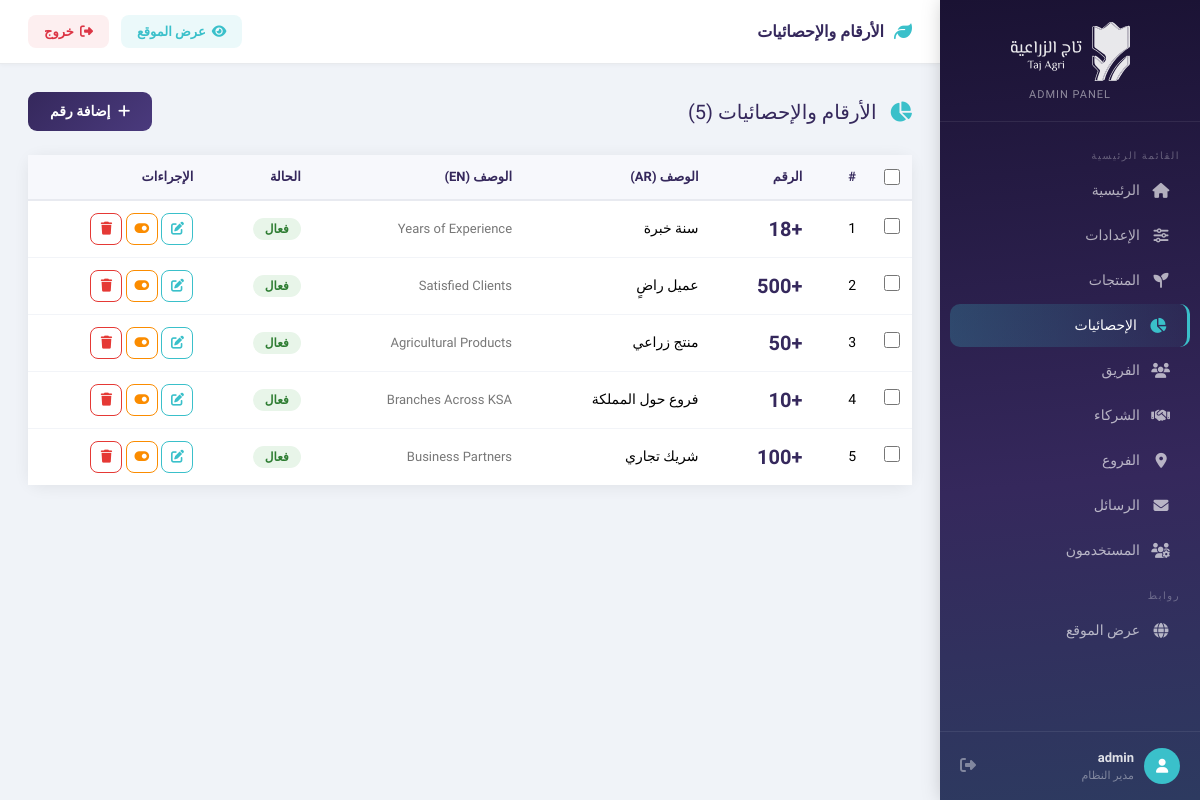
Page /admin/numbers.php (signed in) on the committed database.
### tables this page shows
CREATE TABLE `numbers` (
  `id` int(11) NOT NULL,
  `number` varchar(50) NOT NULL,
  `description_ar` varchar(255) DEFAULT NULL,
  `description_en` varchar(255) DEFAULT NULL,
  `sort_order` int(11) DEFAULT 0,
  `status` enum('active','not_active') DEFAULT 'active',
  `created_at` timestamp NOT NULL DEFAULT current_timestamp(),
  `updated_at` timestamp NOT NULL DEFAULT current_timestamp() ON UPDATE current_timestamp()
);

### config.php (called while the page is built, shortened)
<?php
function db() {
    static $pdo = null;
    if ($pdo === null) {
        try {
            $pdo = new PDO(
                'mysql:host=' . DB_HOST . ';dbname=' . DB_NAME . ';charset=utf8mb4',
                DB_USER, DB_PASS,
                [PDO::ATTR_ERRMODE => PDO::ERRMODE_EXCEPTION,
                 PDO::ATTR_DEFAULT_FETCH_MODE => PDO::FETCH_ASSOC]
            );
        } catch (PDOException $e) {
            die('<div style="padding:20px;font-family:sans-serif;color:red;">Database connection failed: ' . $e->getMessage() . '</div>');
        }
    }
    return $pdo;
}

### admin/numbers.php (the view, shortened to what this page needs)
<?php
require_once __DIR__ . '/../config.php';
$rows = db()->query('SELECT * FROM numbers ORDER BY sort_order, id')->fetchAll();
require_once 'includes/header.php';
?>
<div class="d-flex justify-content-between align-items-center mb-4">
    <h5 class="mb-0" style="color:var(--brand);">
        <i class="fas fa-chart-pie me-2" style="color:var(--teal);"></i> الأرقام والإحصائيات (<?= count($rows) ?>)
    </h5>
    <a href="number_edit.php" class="btn btn-brand btn-sm"><i class="fas fa-plus me-1"></i> إضافة رقم</a>
</div>
<form id="bulkForm" method="post">
<div class="card">
    <div class="card-body p-0">
        <table class="table mb-0">
            <thead>
                <tr>
                    <th class="check-col"><input type="checkbox" id="selectAll"></th>
                    <th>#</th><th>الرقم</th><th>الوصف (AR)</th><th>الوصف (EN)</th><th>الحالة</th><th>الإجراءات</th>
                </tr>
            </thead>
            <tbody>
            <?php foreach ($rows as $i => $r): ?>
            <tr>
                <td class="check-col"><input type="checkbox" class="row-check" name="ids[]" value="<?= $r['id'] ?>"></td>
                <td><?= $i + 1 ?></td>
                <td><strong style="font-size:20px;color:var(--brand);"><?= htmlspecialchars($r['number']) ?></strong></td>
                <td><?= htmlspecialchars($r['description_ar']) ?></td>
                <td style="font-size:13px;color:#777;"><?= htmlspecialchars($r['description_en']) ?></td>
                <td><?= $r['status']==='active' ? '<span class="badge-on">فعال</span>' : '<span class="badge-off">غير فعال</span>' ?></td>
                <td>
                    <a href="number_edit.php?id=<?= $r['id'] ?>" class="btn-sm-action btn-edit" title="تعديل"><i class="fas fa-edit"></i></a>
                    <a href="?toggle=<?= $r['id'] ?>" class="btn-sm-action btn-tog" title="تبديل"><i class="fas fa-toggle-<?= $r['status']==='active'?'on':'off' ?>"></i></a>
                    <a href="?delete=<?= $r['id'] ?>" class="btn-sm-action btn-del btn-delete-confirm" title="حذف"><i class="fas fa-trash"></i></a>
                </td>
            </tr>
            <?php endforeach; ?>
            </tbody>
        </table>
    </div>
</div>
</form>
<?php require_once 'includes/footer.php'; ?>

### admin/includes/header.php (style rules this page uses)
:root { --brand: #35285C; --brand2: #4a3a7d; --teal: #3AC0CA; --teal2: #2a9eaa; --green: #7EB595; --bg: #f0f3f8; --sidebar: 260px; --radius: 14px; --shadow: 0 2px 16px rgba(0,0,0,.07); }
* { font-family:'El Messiri',sans-serif;box-sizing:border-box; }
body { background:var(--bg);margin:0;padding:0; }
a { text-decoration:none; }
.card { border:none;border-radius:var(--radius);box-shadow:var(--shadow);background:#fff; }
.card-body { padding:20px; }
.table { border-collapse:separate;border-spacing:0; }
.table thead th { background:#f7f8fc;color:var(--brand);font-weight:700;font-size:13px;border-bottom:2px solid #e8eaf0;padding:12px 16px; }
.table tbody td { padding:12px 16px;vertical-align:middle;font-size:14px;border-bottom:1px solid #f2f4f8; }
.table tbody tr:last-child td { border-bottom:none; }
.badge-on { background:#e8f5e9;color:#2e7d32;padding:4px 12px;border-radius:20px;font-size:12px;font-weight:600; }
.btn-brand { background:linear-gradient(135deg,var(--brand),var(--brand2));color:#fff;border:none;border-radius:9px;padding:9px 22px;font-weight:600;font-family:'El Messiri',sans-serif;font-size:14px;transition:.2s; }
.btn-sm-action { width:32px;height:32px;border-radius:8px;border:1.5px solid;display:inline-flex;align-items:center;justify-content:center;font-size:13px;transition:.2s;cursor:pointer;background:transparent; }
.btn-edit { border-color:#3AC0CA;color:#3AC0CA; }
.btn-del { border-color:#e53935;color:#e53935; }
.btn-tog { border-color:#fb8c00;color:#fb8c00; }
th.check-col,td.check-col { width:40px;text-align:center;padding:8px 6px!important; }
input[type=checkbox].row-check,input[type=checkbox]#selectAll { width:16px;height:16px;cursor:pointer;accent-color:var(--teal); }

### rows in the picture
numbers: number "+18", description_ar "سنة خبرة", description_en "Years of Experience", status "فعال"
numbers: number "+500", description_ar "عميل راضٍ", description_en "Satisfied Clients", status "فعال"
numbers: number "+50", description_ar "منتج زراعي", description_en "Agricultural Products", status "فعال"
numbers: number "+10", description_ar "فروع حول المملكة", description_en "Branches Across KSA", status "فعال"
numbers: number "+100", description_ar "شريك تجاري", description_en "Business Partners", status "فعال"

### other values in the picture
$item['label'] "الرئيسية"
$item['label'] "الإعدادات"
$item['label'] "المنتجات"
$item['label'] "الإحصائيات"
$item['label'] "الفريق"
$item['label'] "الشركاء"
$item['label'] "الفروع"
$item['label'] "الرسائل"
$item['label'] "المستخدمون"
$_SESSION['admin_user'] "admin"
$pageTitle "الأرقام والإحصائيات"
count($rows) "5"
